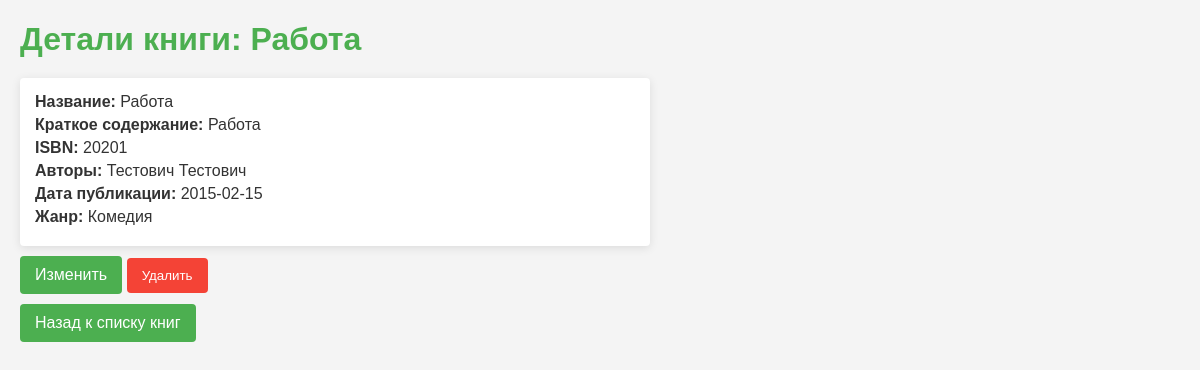
The page /books/10/ on the database its author committed.
### app/models.py (models this page shows, shortened)
class Book(models.Model):
    title = models.CharField("Название", max_length=100)
    summary = models.TextField("Краткое содержание", blank=True, null=True)
    isbn = models.IntegerField("ISBN", unique=True)
    author = models.ManyToManyField(Author, verbose_name="Автор")
    publication_date = models.DateField("Дата публикации")
    genre = models.ManyToManyField(Genre, verbose_name="Жанр")
    class Meta:
        verbose_name = "Книга"
        verbose_name_plural = "Книги"

class Author(models.Model):
    first_name = models.CharField("Имя", max_length=50)
    last_name = models.CharField("Фамилия", max_length=50)
    biography = models.TextField("Биография")
    date_of_birth = models.DateField("Дата рождения", null=True, blank=True)
    date_of_death = models.DateField("Дата смерти", null=True, blank=True)
    class Meta:
        verbose_name = "Автор"
        verbose_name_plural = "Авторы"

class Genre(models.Model):
    name = models.CharField(max_length=50, unique=True)

### app/views.py (the view)
# urls.py: path('books/<int:pk>/', BookDetailView.as_view(), name='book_detail'),
class BookDetailView(DetailView):
    model = Book
    template_name = 'book_detail.html'
    context_object_name = 'book'

### templates/book_detail.html (shortened to what this page needs)
<!DOCTYPE html>
<html lang="ru">
<head>
</head>
<body>
    <h1>Детали книги: {{ book.title }}</h1>
    <div class="book-details">
        <strong>Название:</strong> {{ book.title }}<br>
        <strong>Краткое содержание:</strong> {{ book.summary }}<br>
        <strong>ISBN:</strong> {{ book.isbn }}<br>
        <strong>Авторы:</strong>
        {% if book.author.all %}
            {% for author in book.author.all %}
                {{ author.first_name }} {{ author.last_name }}{% if not forloop.last %}, {% endif %}
            {% endfor %}
        {% else %}
            Нет авторов
        {% endif %}<br>
        <strong>Дата публикации:</strong> {{ book.publication_date|date:'Y-m-d' }}<br>
        <strong>Жанр:</strong>
        {% if book.genre.all %}
            {% for genre in book.genre.all %}
                {{ genre.name }}{% if not forloop.last %}, {% endif %}
            {% endfor %}
        {% else %}
            Нет жанров
        {% endif %}
    </div>
    <a href="{% url 'book_update' book.id %}">Изменить</a>
    <form action="{% url 'book_delete' book.id %}" method="post" style="display:inline;" onsubmit="confirmDelete(event);">
        <button type="submit">Удалить</button>
    </form>
    <br>
    <a href="{% url 'book_list' %}">Назад к списку книг</a>
</body>
</html>

### templates/book_detail.html (style rules this page uses)
body { font-family: Arial, sans-serif; margin: 20px; background-color: #f4f4f4; color: #333; }
h1 { margin-bottom: 20px; color: #4CAF50; }
.book-details { max-width: 600px; background-color: white; padding: 15px; border-radius: 4px; box-shadow: 0 2px 10px rgba(0, 0, 0, 0.1); }
strong { display: inline-block; margin-bottom: 5px; }
a { display: inline-block; margin-top: 10px; padding: 10px 15px; background-color: #4CAF50; color: white; text-decoration: none; border-radius: 4px; }
button { display: inline-block; margin-top: 10px; padding: 10px 15px; background-color: #f44336; color: white; border: none; border-radius: 4px; cursor: pointer; }

### rows shown on the page
Book: title "Работа", summary "Работа", isbn "20201", publication_date "2015-02-15"
Author: first_name "Тестович", last_name "Тестович"
Genre: name "Комедия"
